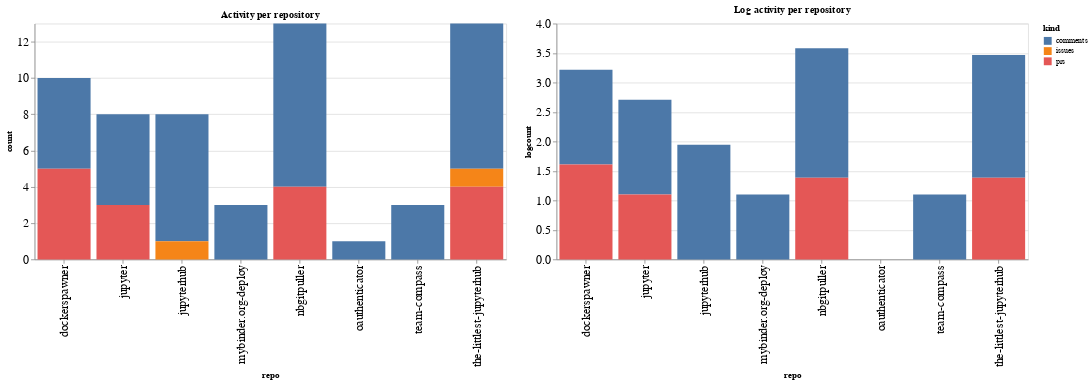

The code cell stored with this chart in its notebook:
### Code cell
ch1 = alt.Chart(repo_summaries, width=600, title="Activity per repository").mark_bar().encode(
    x='repo',
    y='count',
    color='kind',
    tooltip="kind"
)

ch2 = alt.Chart(repo_summaries, width=600, title="Log activity per repository").mark_bar().encode(
    x='repo',
    y='logcount',
    color='kind',
    tooltip="kind"
)

ch1 | ch2

### Figure 1 — Vega-Lite specification as saved in the notebook (floating-point values rounded to 4 significant figures)
{"config": {"axisLeft": {"labelFontSize": 15}, "axisBottom": {"labelFontSize": 15}}, "hconcat": [{"mark": "bar", "encoding": {"color": {"type": "nominal", "field": "kind"}, "tooltip": {"type": "nominal", "field": "kind"}, "x": {"type": "nominal", "field": "repo"}, "y": {"type": "quantitative", "field": "count"}}, "title": "Activity per repository", "width": 600}, {"mark": "bar", "encoding": {"color": {"type": "nominal", "field": "kind"}, "tooltip": {"type": "nominal", "field": "kind"}, "x": {"type": "nominal", "field": "repo"}, "y": {"type": "quantitative", "field": "logcount"}}, "title": "Log activity per repository", "width": 600}], "data": {"name": "data-512f8dd49fd9af150afd9f129f7696d0"}, "$schema": "https://vega.github.io/schema/vega-lite/v4.8.1.json", "datasets": {"data-512f8dd49fd9af150afd9f129f7696d0": [{"repo": "dockerspawner", "kind": "comments", "count": 5, "logcount": 1.609}, {"repo": "dockerspawner", "kind": "prs", "count": 5, "logcount": 1.609}, {"repo": "jupyter", "kind": "comments", "count": 5, "logcount": 1.609}, {"repo": "jupyter", "kind": "prs", "count": 3, "logcount": 1.099}, {"repo": "jupyterhub", "kind": "comments", "count": 7, "logcount": 1.946}, {"repo": "jupyterhub", "kind": "issues", "count": 1, "logcount": 0.0}, {"repo": "mybinder.org-deploy", "kind": "comments", "count": 3, "logcount": 1.099}, {"repo": "nbgitpuller", "kind": "comments", "count": 9, "logcount": 2.197}, {"repo": "nbgitpuller", "kind": "prs", "count": 4, "logcount": 1.386}, {"repo": "oauthenticator", "kind": "comments", "count": 1, "logcount": 0.0}, {"repo": "team-compass", "kind": "comments", "count": 3, "logcount": 1.099}, {"repo": "the-littlest-jupyterhub", "kind": "comments", "count": 8, "logcount": 2.079}, {"repo": "the-littlest-jupyterhub", "kind": "issues", "count": 1, "logcount": 0.0}, {"repo": "the-littlest-jupyterhub", "kind": "prs", "count": 4, "logcount": 1.386}]}}
